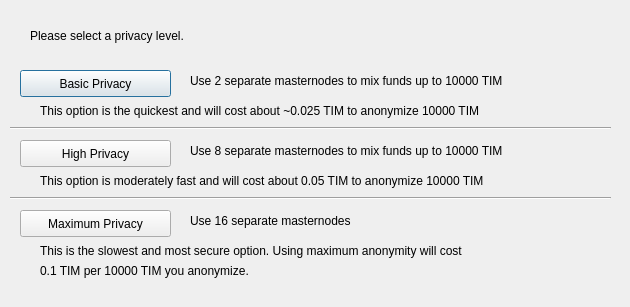
<?xml version="1.0" encoding="UTF-8"?>
<ui version="4.0">
 <class>ObfuscationConfig</class>
 <widget class="QDialog" name="ObfuscationConfig">
  <property name="geometry">
   <rect>
    <x>0</x>
    <y>0</y>
    <width>630</width>
    <height>307</height>
   </rect>
  </property>
  <property name="windowTitle">
   <string>Configure Obfuscation</string>
  </property>
  <widget class="QPushButton" name="buttonBasic">
   <property name="geometry">
    <rect>
     <x>20</x>
     <y>70</y>
     <width>151</width>
     <height>27</height>
    </rect>
   </property>
   <property name="text">
    <string>Basic Privacy</string>
   </property>
  </widget>
  <widget class="QPushButton" name="buttonHigh">
   <property name="geometry">
    <rect>
     <x>20</x>
     <y>140</y>
     <width>151</width>
     <height>27</height>
    </rect>
   </property>
   <property name="text">
    <string>High Privacy</string>
   </property>
  </widget>
  <widget class="QPushButton" name="buttonMax">
   <property name="geometry">
    <rect>
     <x>20</x>
     <y>210</y>
     <width>151</width>
     <height>27</height>
    </rect>
   </property>
   <property name="text">
    <string>Maximum Privacy</string>
   </property>
  </widget>
  <widget class="QLabel" name="label">
   <property name="geometry">
    <rect>
     <x>30</x>
     <y>20</y>
     <width>571</width>
     <height>31</height>
    </rect>
   </property>
   <property name="text">
    <string>Please select a privacy level.</string>
   </property>
  </widget>
  <widget class="QLabel" name="label_2">
   <property name="geometry">
    <rect>
     <x>190</x>
     <y>70</y>
     <width>421</width>
     <height>21</height>
    </rect>
   </property>
   <property name="text">
    <string>Use 2 separate masternodes to mix funds up to 10000 TIM</string>
   </property>
  </widget>
  <widget class="QLabel" name="label_3">
   <property name="geometry">
    <rect>
     <x>190</x>
     <y>140</y>
     <width>411</width>
     <height>21</height>
    </rect>
   </property>
   <property name="text">
    <string>Use 8 separate masternodes to mix funds up to 10000 TIM</string>
   </property>
  </widget>
  <widget class="QLabel" name="label_4">
   <property name="geometry">
    <rect>
     <x>190</x>
     <y>210</y>
     <width>421</width>
     <height>21</height>
    </rect>
   </property>
   <property name="text">
    <string>Use 16 separate masternodes</string>
   </property>
  </widget>
  <widget class="QLabel" name="label_6">
   <property name="geometry">
    <rect>
     <x>40</x>
     <y>100</y>
     <width>561</width>
     <height>21</height>
    </rect>
   </property>
   <property name="text">
    <string>This option is the quickest and will cost about ~0.025 TIM to anonymize 10000 TIM</string>
   </property>
  </widget>
  <widget class="QLabel" name="label_7">
   <property name="geometry">
    <rect>
     <x>40</x>
     <y>170</y>
     <width>561</width>
     <height>21</height>
    </rect>
   </property>
   <property name="text">
    <string>This option is moderately fast and will cost about 0.05 TIM to anonymize 10000 TIM</string>
   </property>
  </widget>
  <widget class="QLabel" name="label_8">
   <property name="geometry">
    <rect>
     <x>40</x>
     <y>240</y>
     <width>561</width>
     <height>21</height>
    </rect>
   </property>
   <property name="text">
    <string>This is the slowest and most secure option. Using maximum anonymity will cost</string>
   </property>
  </widget>
  <widget class="QLabel" name="label_9">
   <property name="geometry">
    <rect>
     <x>40</x>
     <y>260</y>
     <width>561</width>
     <height>21</height>
    </rect>
   </property>
   <property name="text">
    <string>0.1 TIM per 10000 TIM you anonymize.</string>
   </property>
  </widget>
  <widget class="Line" name="line">
   <property name="geometry">
    <rect>
     <x>10</x>
     <y>120</y>
     <width>601</width>
     <height>16</height>
    </rect>
   </property>
   <property name="orientation">
    <enum>Qt::Horizontal</enum>
   </property>
  </widget>
  <widget class="Line" name="line_2">
   <property name="geometry">
    <rect>
     <x>10</x>
     <y>190</y>
     <width>601</width>
     <height>16</height>
    </rect>
   </property>
   <property name="orientation">
    <enum>Qt::Horizontal</enum>
   </property>
  </widget>
 </widget>
 <resources/>
 <connections/>
</ui>
